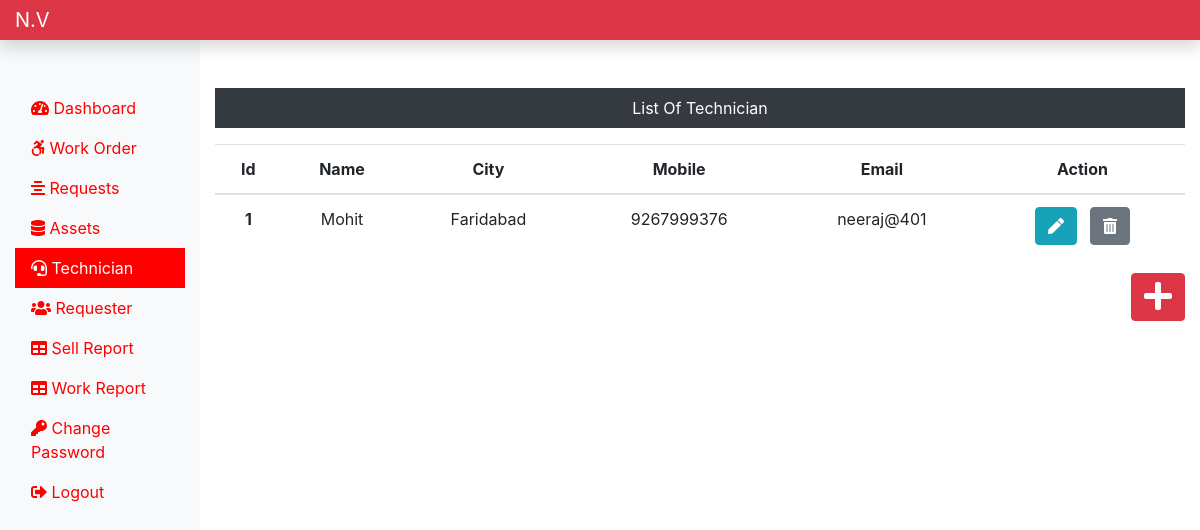
The page /admin/technique.php (signed in) on the database as committed earlier.
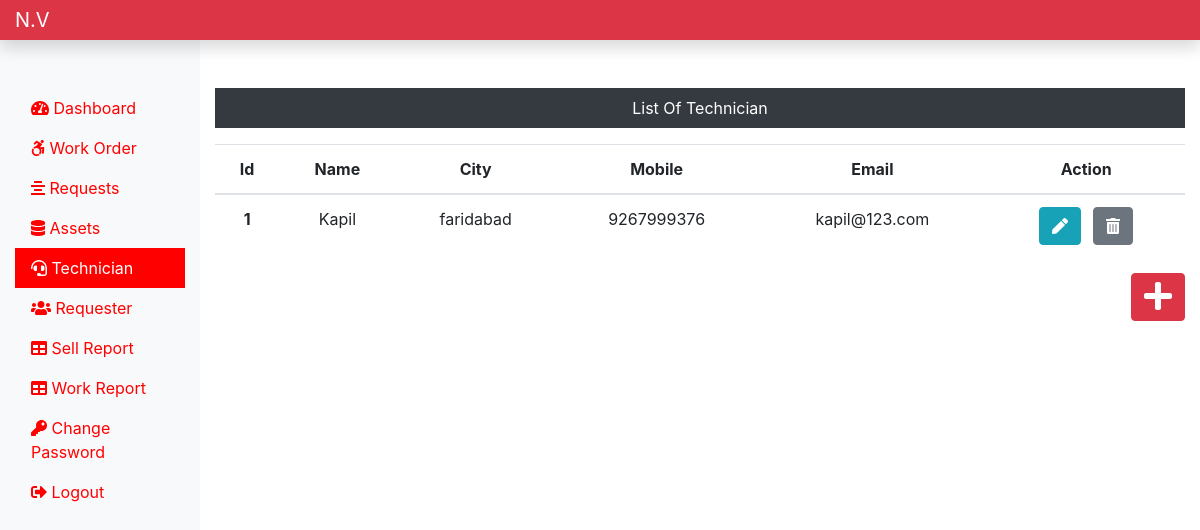
The same page on the database as committed later.
### tables this page shows
CREATE TABLE `technician_tb` (
  `empId` int(11) NOT NULL,
  `empName` varchar(60) NOT NULL,
  `empCity` varchar(60) NOT NULL,
  `empMobile` bigint(20) NOT NULL,
  `empEmail` varchar(60) NOT NULL
);

### admin/technique.php (the view, shortened to what this page needs)
<?php
    include "includes/header.php";
    include "../dbconnection.php";
?>
<div class="col-sm-9 col-md-10 mt-5 text-center">
    <p class="bg-dark text-white py-2">List Of Technician</p>
    <?php
        $sql = "SELECT * FROM technician_tb";
        $result = $conn->query($sql);
        if($result->num_rows > 0) {
            echo'<table class="table">';
            echo    '<thead>';
            echo        '<tr>';
            echo            '<th scope="col">Id</th>';
            echo            '<th>Name</th>';
            echo            '<th>City</th>';
            echo            '<th>Mobile</th>';
            echo            '<th>Email</th>';
            echo            '<th>Action</th>';
            echo        '</tr>';
            echo    '</thead>';
            echo    '<tbody>';
                            While($row = $result->fetch_assoc()) {
                                echo        '<tr>';
                                echo            '<th scope="row">';
                                echo                $row["empId"];
                                echo             '</th>';
                                echo            '<td>';
                                echo                $row["empName"];
                                echo             '</td>';
                                echo            '<td>';
                                echo                $row["empCity"];
                                echo             '</td>';
                                echo            '<td>';
                                echo                $row["empMobile"];
                                echo             '</td>';
                                echo            '<td>';
                                echo                $row["empEmail"];
                                echo             '</td>';
                                echo            '<td>';
                                echo                '<form action="empadd.php" method="post" class="d-inline">';
                                echo                    '<input type="hidden" name="id" value= '.$row["empId"].' />
                                                        <button class="btn btn-info mr-2" type="submit" name="edit"><i class="fas fa-pen"></i></button>';
                                echo                '</form>';
                                echo                '<form action="" method="post" class="d-inline">';
                                echo                    '<input type="hidden" name="id" value= '.$row["empId"].' />
                                                        <button class="btn btn-secondary" type="submit" name="delete"><i class="fas fa-trash-alt"></i></button>';
                                echo                '</form>';
                                echo             '</td>';
                                echo        '</tr>';
                            }
            echo    '</tbody>';
            echo'</table>';
        }
        else {
            echo "0 Result Found";
        }
    ?>
<div class="float-right">
        <a href="newEmp.php" name="newEmp" class="btn btn-danger"><i class="fas fa-plus fa-2x"></i></a>
    </div>
</div>
</div>
    </div>
</body>
</html>

Rows that differ between the two databases and show on the page:
changed technician_tb id 1: empName "Mohit" → "Kapil"; empCity "Faridabad" → "faridabad"; empEmail "neeraj@401" → "kapil@123.com"
